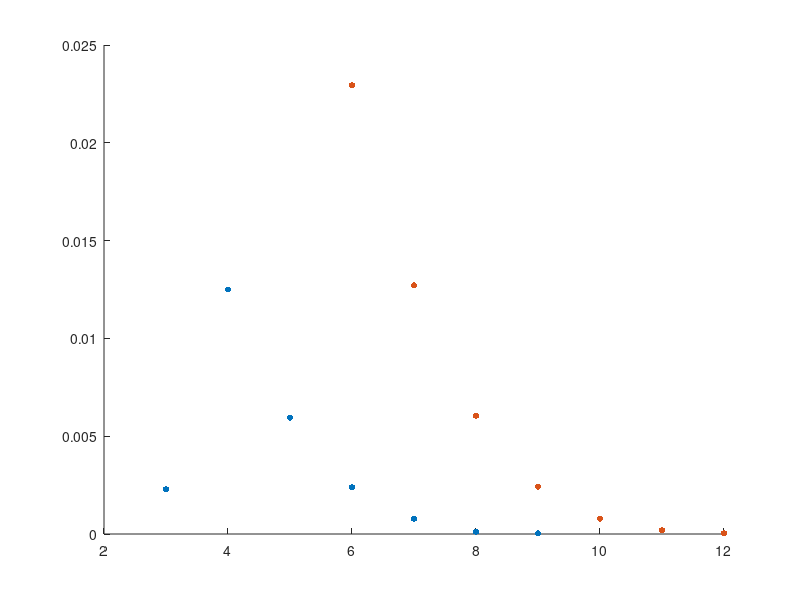

Reproduce this figure in MATLAB. (Note: this script raises an error after producing the figure.)

snr_db_bpsk = [3 4 5 6 7 8 9];
ber_bpsk =[0.00229 0.0125 5.95*10^(-3) 2.39*10^(-3) 7.74*10^(-4) 1.19*10^(-4) 3.36*(10)^(-5)];

snr_s_db_qpsk = [6 7 8 9 10 11 12];
ber_qpsk = [2.294*10^(-2) 1.271*10^(-2) 6.041*10^(-3) 2.426*10^(-3) 7.887*10^(-4) 1.98*10^(-4) 3.450*10^(-5)];

snr_s_db_epsk = [8 9 10 11 12 13 14 15 16]; 
ber_epsk_t =[0.05936 0.04237 0.02090 0.01815 0.01045 0.005088 0.0002217 0.0008029 0.0002083];

snr_b_db_qpsk = snr_s_db_qpsk - 3;
snr_b_db_epsk = snr_s_db_epsk - 4.77;

%RAYLEIGH T4.16
snr_bdb_rayleigh = [6 8 10 12 14 16];
snr_b_rayleigh = zeros(1,6);
ber_rayleigh = [0.053046 0.035332 0.02330 0.015044 0.0096477 0.006178];
sigmaratio_rayleigh = zeros(1, 6);
for i=1:6
    snr_b_rayleigh(i) =  10^(snr_bdb_rayleigh(i)/10);
    sigmaratio_rayleigh(i) = sqrt(snr_b_rayleigh(i));
end

%Bit error ratio with gaussian channel and 8PSK mapping T4.13
snr_b_db_epsk_t = (3.2:1:11.2);
snr_s_db_epsk_t = snr_b_db_epsk_t - 4.77;
M_epsk = 3; 
snr_b_epsk_t = zeros(1,9);
snr_s_epsk_t = zeros(1,9);

sigma_epsk_t = [0 0 0 0 0 0 0 0 0];
ser_epsk_t = [0 0 0 0 0 0 0 0 0];
ber_epsk_t = [0 0 0 0 0 0 0 0 0]; 
temp = zeros (1, 9);

for i=1:9
    snr_b_epsk_t(i) = 10^(snr_b_db_epsk(i)/10);
    sigma_epsk_t(i) = sqrt(1/(M_epsk*2*snr_b_epsk_t(i)));
    temp(i) = (1/sigma_epsk_t(i))*sin(pi/8);
    ser_epsk_t(i) = 2*qfunc(temp(i));
    ber_epsk_t(i) = ser_epsk_t(i)/M_epsk;
end

%with channel coding 8SPK
snr_bdb_coding = (6.4:2:22.4);
ber_coding = [0.0766 0.051136 0.034060 0.020048 0.0010724 0.0051292 0.0020477 0.00066784 0.000023338];

%diversity techniques
snr_bdb_diversity = (6:2:14);
ber_diversity = [0.01124 0.003739 0.0010363 0.0002447 0.00005182];

%PLOT SNR SYMBOL
fig1 = figure(1);
scatter(snr_db_bpsk,ber_bpsk, 20, 'filled'); hold on;

scatter(snr_s_db_qpsk,ber_qpsk, 20, 'filled');

scatter(snr_s_db_epsk,ber_epsk, 20, 'filled');

scatter(snr_bdb_coding,ber_coding, 20, 'filled');

legend('$BPSK$', '$QPSK$','$8-PSK$','$8-PSK\,with\,channel\,coding$','interpreter','latex')

hold off;

xlabel('$\gamma_{S}[dB]$','interpreter','latex');
ylabel('$P_{eB}$','interpreter','latex');

grid on
set(gca, 'FontName','Times New Roman', 'YScale', 'log');

axis([3 16 10^(-7) 10^0]);

%PLOT SNR BIT \
fig2 = figure(2);
scatter(snr_db_bpsk,ber_bpsk, 20, 'filled'); hold on;

scatter(snr_b_db_qpsk,ber_qpsk, 20, 'filled');

scatter(snr_b_db_epsk,ber_epsk, 20, 'filled');

scatter(snr_b_db_epsk_t,ber_epsk_t, 20, 'filled');

scatter(snr_bdb_rayleigh,ber_rayleigh, 20, 'filled');

scatter(snr_bdb_diversity,ber_diversity, 20, 'filled');

legend('$BPSK$', '$QPSK$','$8-PSK$','$8-PSK\,with\,channel\,coding$','$Rayleigh,Q-PSK$','$Diversity\,technique,Q-PSK$','interpreter','latex')

hold off;

xlabel('$\gamma_{B}[dB]$','interpreter','latex');
ylabel('$P_{eB}$','interpreter','latex');
grid on
set(gca, 'YScale', 'log');

axis([3 16 10^(-7) 10^0]);
